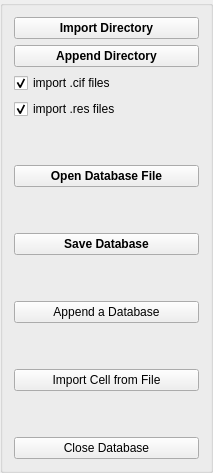
     <widget class="QGroupBox" name="groupBox">
      <property name="sizePolicy">
       <sizepolicy hsizetype="Fixed" vsizetype="MinimumExpanding">
        <horstretch>0</horstretch>
        <verstretch>0</verstretch>
       </sizepolicy>
      </property>
      <property name="title">
       <string/>
      </property>
      <layout class="QVBoxLayout" name="verticalLayout_10">
       <item alignment="Qt::AlignLeft">
        <widget class="QPushButton" name="importDirButton">
         <property name="minimumSize">
          <size>
           <width>185</width>
           <height>0</height>
          </size>
         </property>
         <property name="font">
          <font>
           <weight>75</weight>
           <bold>true</bold>
          </font>
         </property>
         <property name="toolTip">
          <string>&lt;html&gt;&lt;head/&gt;&lt;body&gt;&lt;p&gt;&lt;span style=&quot; font-weight:400;&quot;&gt;This will import all .cif files that could be found below the given directory.&lt;/span&gt;&lt;/p&gt;&lt;/body&gt;&lt;/html&gt;</string>
         </property>
         <property name="text">
          <string>Import Directory</string>
         </property>
        </widget>
       </item>
       <item alignment="Qt::AlignLeft">
        <widget class="QPushButton" name="appendDirButton">
         <property name="minimumSize">
          <size>
           <width>185</width>
           <height>0</height>
          </size>
         </property>
         <property name="font">
          <font>
           <weight>75</weight>
           <bold>true</bold>
          </font>
         </property>
         <property name="toolTip">
          <string>&lt;html&gt;&lt;head/&gt;&lt;body&gt;&lt;p&gt;&lt;span style=&quot; font-weight:400;&quot;&gt;This will import all .cif files that could be found below the given directory.&lt;/span&gt;&lt;/p&gt;&lt;/body&gt;&lt;/html&gt;</string>
         </property>
         <property name="text">
          <string>Append Directory</string>
         </property>
        </widget>
       </item>
       <item>
        <widget class="QCheckBox" name="add_cif">
         <property name="toolTip">
          <string>&lt;html&gt;&lt;head/&gt;&lt;body&gt;&lt;p&gt;This option will import .cif files (crystallograpghic information file) into the database.&lt;/p&gt;&lt;/body&gt;&lt;/html&gt;</string>
         </property>
         <property name="text">
          <string>import .cif files</string>
         </property>
         <property name="checked">
          <bool>true</bool>
         </property>
        </widget>
       </item>
       <item>
        <widget class="QCheckBox" name="add_res">
         <property name="toolTip">
          <string>&lt;html&gt;&lt;head/&gt;&lt;body&gt;&lt;p&gt;This option will import .res files from SHELXL into the database.&lt;/p&gt;&lt;/body&gt;&lt;/html&gt;</string>
         </property>
         <property name="text">
          <string>import .res files</string>
         </property>
         <property name="checked">
          <bool>true</bool>
         </property>
        </widget>
       </item>
       <item>
        <spacer name="verticalSpacer_3">
         <property name="orientation">
          <enum>Qt::Vertical</enum>
         </property>
         <property name="sizeType">
          <enum>QSizePolicy::Preferred</enum>
         </property>
         <property name="sizeHint" stdset="0">
          <size>
           <width>20</width>
           <height>40</height>
          </size>
         </property>
        </spacer>
       </item>
       <item alignment="Qt::AlignLeft">
        <widget class="QPushButton" name="importDatabaseButton">
         <property name="minimumSize">
          <size>
           <width>185</width>
           <height>0</height>
          </size>
         </property>
         <property name="font">
          <font>
           <weight>75</weight>
           <bold>true</bold>
          </font>
         </property>
         <property name="text">
          <string>Open Database File</string>
         </property>
        </widget>
       </item>
       <item>
        <spacer name="verticalSpacer_2">
         <property name="orientation">
          <enum>Qt::Vertical</enum>
         </property>
         <property name="sizeType">
          <enum>QSizePolicy::Preferred</enum>
         </property>
         <property name="sizeHint" stdset="0">
          <size>
           <width>20</width>
           <height>40</height>
          </size>
         </property>
        </spacer>
       </item>
       <item alignment="Qt::AlignLeft">
        <widget class="QPushButton" name="saveDatabaseButton">
         <property name="minimumSize">
          <size>
           <width>185</width>
           <height>0</height>
          </size>
         </property>
         <property name="font">
          <font>
           <weight>75</weight>
           <bold>true</bold>
          </font>
         </property>
         <property name="text">
          <string>Save Database</string>
         </property>
        </widget>
       </item>
       <item>
        <spacer name="verticalSpacer_4">
         <property name="orientation">
          <enum>Qt::Vertical</enum>
         </property>
         <property name="sizeType">
          <enum>QSizePolicy::Preferred</enum>
         </property>
         <property name="sizeHint" stdset="0">
          <size>
           <width>20</width>
           <height>40</height>
          </size>
         </property>
        </spacer>
       </item>
       <item>
        <widget class="QPushButton" name="appendDatabasePushButton">
         <property name="minimumSize">
          <size>
           <width>185</width>
           <height>0</height>
          </size>
         </property>
         <property name="text">
          <string>Append a Database</string>
         </property>
        </widget>
       </item>
       <item>
        <spacer name="verticalSpacer_7">
         <property name="orientation">
          <enum>Qt::Vertical</enum>
         </property>
         <property name="sizeType">
          <enum>QSizePolicy::Preferred</enum>
         </property>
         <property name="sizeHint" stdset="0">
          <size>
           <width>20</width>
           <height>40</height>
          </size>
         </property>
        </spacer>
       </item>
       <item alignment="Qt::AlignLeft">
        <widget class="QPushButton" name="p4pCellButton">
         <property name="minimumSize">
          <size>
           <width>185</width>
           <height>0</height>
          </size>
         </property>
         <property name="text">
          <string>Import Cell from File</string>
         </property>
        </widget>
       </item>
       <item>
        <spacer name="verticalSpacer">
         <property name="orientation">
          <enum>Qt::Vertical</enum>
         </property>
         <property name="sizeHint" stdset="0">
          <size>
           <width>20</width>
           <height>40</height>
          </size>
         </property>
        </spacer>
       </item>
       <item alignment="Qt::AlignLeft">
        <widget class="QPushButton" name="closeDatabaseButton">
         <property name="sizePolicy">
          <sizepolicy hsizetype="MinimumExpanding" vsizetype="Fixed">
           <horstretch>0</horstretch>
           <verstretch>0</verstretch>
          </sizepolicy>
         </property>
         <property name="minimumSize">
          <size>
           <width>185</width>
           <height>0</height>
          </size>
         </property>
         <property name="text">
          <string>Close Database</string>
         </property>
        </widget>
       </item>
      </layout>
     </widget>
